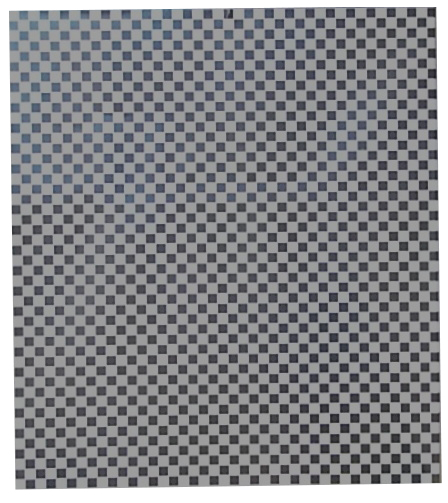
#> input picture photos_for_test_reg/checkerboard_test/test1.jpg, 448 x 503 px, found by its file name
$ python calculator.py
#> lines starting #> are read from the running program, lines starting #| are printed output that depends on the picture; after the words box and inside, x2 and y2 are one past the last pixel; in counts of white or black regions, pixels touching at a corner belong together
import cv2
import numpy as np

# Load the image
img = cv2.imread("C:\\Users\\simon\\Documents\\GitHub\\photos_for_test_reg\\checkerboard_test\\test1.jpg")
#> img is the input picture: shape (503, 448, 3); mean B, G, R 138.4, 134.7, 133.7
print('Original Dimensions : ',img.shape)
#| Original Dimensions :  (503, 448, 3)

scale_percent = 150 # percent of original size
width = int(img.shape[1] * scale_percent / 100)
#> width = 672
height = int(img.shape[0] * scale_percent / 100)
#> height = 754
dim = (width, height)
#> dim = (672, 754)

# resize image
img = cv2.resize(img, dim, interpolation = cv2.INTER_AREA)
#> img: shape (754, 672, 3)
cv2.imshow("fnl", img)

# Color-segmentation to get binary mask
lwr = np.array([0, 0, 143])
upr = np.array([179, 61, 252])
hsv = cv2.cvtColor(img, cv2.COLOR_BGR2HSV)
#> hsv: shape (754, 672, 3); mean H, S, V 87.5, 12.5, 138.6
msk = cv2.inRange(hsv, lwr, upr)
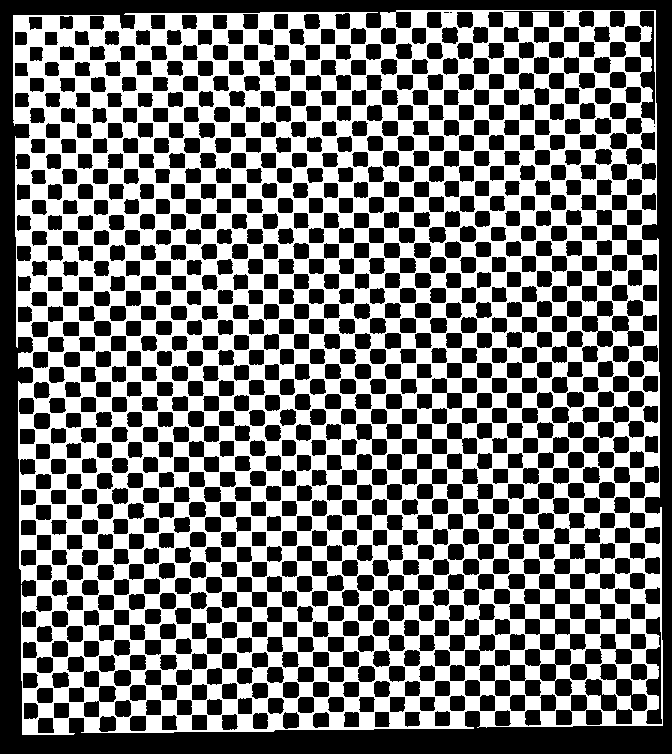
#> msk: shape (754, 672); 47.7% white; 1 white region, box (x1, y1, x2, y2) and area: (13, 10, 663, 735) 241890

# Extract chess-board
krn = cv2.getStructuringElement(cv2.MORPH_RECT, (20, 30))
dlt = cv2.dilate(msk, krn, iterations=5)
#> dlt: shape (754, 672); every value is 255
res = 255 - cv2.bitwise_and(dlt, msk)
cv2.imshow("fnl", res)
# Displaying chess-board features
res = np.uint8(res)
ret, corners = cv2.findChessboardCorners(res, (46,41),
                                         flags=cv2.CALIB_CB_ADAPTIVE_THRESH +
                                               cv2.CALIB_CB_FAST_CHECK +
                                               cv2.CALIB_CB_NORMALIZE_IMAGE)
#> ret = True; corners = 1886 rows, first 8: [37.76, 716.9], [36.71, 703.4], [37, 687.5], [35.93, 672.2], [35.76, 657.5], [36, 641.5], [36.45, 627.3], [34.97, 610.5]
if ret:
    print(corners)
#> (printed output is left out)
    fnl = cv2.drawChessboardCorners(img, (7, 7), corners, ret)
    cv2.imshow("fnl", fnl)
    cv2.waitKey(0)
else:
    print("No Checkerboard Found")
cv2.waitKey(0)

$ run again, with photos_for_test_reg/checkerboard_test/1652344158412049293image1.jpg copied over photos_for_test_reg/checkerboard_test/test1.jpg
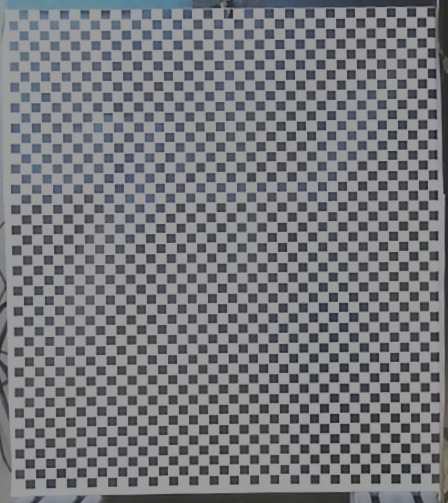
#> input picture photos_for_test_reg/checkerboard_test/1652344158412049293image1.jpg, 448 x 503 px, found by its file name
#> img is the input picture: shape (503, 448, 3); mean B, G, R 125.2, 121.3, 119.9
#| Original Dimensions :  (503, 448, 3)
#> img: shape (754, 672, 3)
#> hsv: shape (754, 672, 3); mean H, S, V 96.1, 14.3, 125.4
#> `msk = cv2.inRange(hsv, lwr, upr)`:
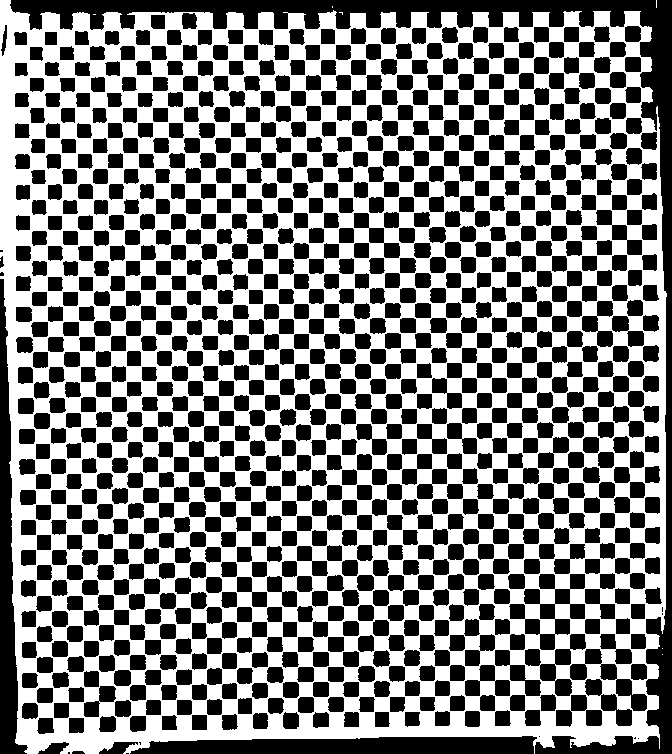
#> msk: shape (754, 672); 50.8% white; 931 black regions (10 under 20 px), largest, box (x1, y1, x2, y2) and area: (10, 0, 672, 754) 22735, (130, 736, 537, 754) 6038, (0, 279, 28, 754) 5632
#> dlt: shape (754, 672); every value is 255
#> ret = False; corners = None
